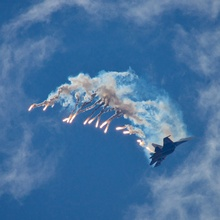
%> input picture SIFT/SIFT1/images/sky.jpg, 220 x 220 px, shrunk from 500 x 500 before the run
$ octave main.m   (GNU Octave 9; MATLAB toolbox functions it lacks are replaced by stand-ins)
%> lines starting %> are read from the running program, lines starting %| are printed output that depends on the picture
### SIFT/SIFT1/SIFT.m
function Descriptors = SIFT(inputImage, Octaves, Scales, Sigma)
    Sigmas = sigmas(Octaves,Scales,Sigma); %获取不同的sigma值
    ContrastThreshhold = 7.68;
    rCurvature = 10;
    G = cell(1,Octaves);     % 存储高斯金字塔
    D = cell(1,Octaves);     % 高斯差分
    GO = cell(1,Octaves);  % 梯度方向
    GM = cell(1,Octaves);  % 梯度大小
    P = [];
    Descriptors = {};        % 关键点
    % 高斯金字塔
    for o = 1:Octaves
        % 层
        [row,col] = size(inputImage);
        temp = zeros(row,col,Scales);
        for s=1:Scales
            % 组
            temp(:,:,s) = imgaussfilt(inputImage,Sigmas(o,s));
        end
        G(o) = {temp};
        inputImage = inputImage(2:2:end,2:2:end);
    end
    % DOG金字塔
    for o=1:Octaves
        images = cell2mat(G(o));
        [row,col,Scales] = size(images);
        temp = zeros([row,col,Scales-1]);
        for s=1:Scales-1
            temp(:,:,s) = images(:,:,s+1) - images(:,:,s);
        end
        D(o) = {temp}; % DOG
    end
    % 获取不同尺度下的梯度信息
    % 此步骤最好在关键点检测之后进行，避免冗余计算
    for o = 1:Octaves
        images = cell2mat(G(o));
        [row,col,Scales] = size(images);
        tempO = zeros([row,col,Scales]); %记录方向信息
        tempM = zeros([row,col,Scales]); %记录梯度的大小
        for s = 1:Scales
            [tempM(:,:,s),tempO(:,:,s)] = imgradient(images(:,:,s)); % 计算梯度方向和梯度大小
        end
        GO(o) = {tempO};
        GM(o) = {tempM};
    end
   %% ------------------------------提取极值点-------------------------------
    for o=1:Octaves
        images = cell2mat(D(o));
        GradientOrientations = cell2mat(GO(o));
        GradientMagnitudes = cell2mat(GM(o));
        [row,col,Scales] = size(images);
        for s=2:Scales-1
            weights = gaussianKernel(Sigmas(o,s)); % 产生一个高斯核模板
            radius = (length(weights)-1)/2; %模板半径(正方形)
            for y=14:col-12
                for x=14:row-12
                    sub = images(x-1:x+1,y-1:y+1,s-1:s+1); % 获取上下两层子图像3*3大小
                    % 中间点与周围26个点比较
                    if sub(2,2,2) > max([sub(1:13),sub(15:end)]) || sub(2,2,2) < min([sub(1:13),sub(15:end)])
                        if abs(sub(2,2,2)) < ContrastThreshhold
                            % 极值点较弱，舍弃
                            continue
                        else
                            % 剔除不稳定的边缘响应点
                            Dxx = sub(1,2,2)+sub(3,2,2)-2*sub(2,2,2); % 海森矩阵
                            Dyy = sub(2,1,2)+sub(2,3,2)-2*sub(2,2,2);
                            Dxy = sub(1,1,2)+sub(3,3,2)-2*sub(1,3,2)-2*sub(3,1,2);
                            trace = Dxx+Dyy;% 计算迹
                            determinant = Dxx*Dyy-Dxy*Dxy;
                            curvature = trace*trace/determinant;
                            if curvature > (rCurvature+1)^2/rCurvature
                                continue % 保留部分稳定的边缘点
                            end
                        end
                        % 直方图统计邻域内像素的梯度和方向
                        a=0;b=0;c=0;d=0;
                        if x-1-radius < 0
                            a = -(x-1-radius);
                        end
                        if y-1-radius < 0
                            b = -(y-1-radius);
                        end
                        if row-x-radius < 0
                            c = -(row-x-radius);
                        end
                        if col-y-radius < 0
                            d = -(col-y-radius);
                        end
                        tempMagnitude = GradientMagnitudes(x-radius+a:x+radius-c,y-radius+b:y+radius-d,s).*weights(1+a:end-c,1+b:end-d); %计算极值点附近的梯度大小
                        tempOrientation = GradientOrientations(x-radius+a:x+radius-c,y-radius+b:y+radius-d,s);
                        [wRows, wCols] = size(tempMagnitude);
                        % 直方图统计(36个方向)
                        gHist = zeros(1,36);
                        for i = 1:wRows
                            for j = 1:wCols
                                temp = tempOrientation(i,j);
                                if temp < 0
                                    temp = 360 + temp;
                                end
                                % 以方向大小划分36个bin，并统计不同bin的梯度大小
                                bin = floor(temp/10)+1;
                                gHist(bin) = gHist(bin) + tempMagnitude(i,j);
                            end
                        end
                        % 获取关键点的坐标信息
                        % TODO: 关键点的精确定位
                        % 获取最大值方向为关键点的方向
                        orientationThreshold = max(gHist(:))*4/5; % 主方向的80%
                        tempP = [];
                        for i=1:length(gHist)
                            if gHist(i) > orientationThreshold
                                % 离散的梯度方向直方图进行插值拟合处理，来求得更精确的方向角度值
                                if i-1 <= 0
                                    X = 0:2;
                                    Y = gHist([36,1,2]);
                                elseif i+1 > 36
                                    X = 35:37;
                                    Y = gHist([35,36,1]);
                                else
                                    X = i-1:i+1;
                                    Y = gHist(i-1:i+1);
                                end
                                % 方向插值
                                dir = interpolateExterma([X(1),Y(1)],[X(2),Y(2)],[X(3),Y(3)])*10;
                                mag = gHist(i);
                                % 去重复
                                if ismember(dir,tempP(5:6:end)) == false
                                    tempP = [tempP,x,y,o,s,dir,mag];
                                end
                            end
                        end
                        P = [P,tempP];
                    end
                end
            end
        end
    end
   %% -------------------------------提取特征---------------------------------
    weights = gaussianKernel(Sigmas(o,s),13);
    weights = weights(1:end-1,1:end-1); % 26*26
    for i = 1:6:length(P)
        x = P(i);
        y = P(i+1);
        oct = P(i+2); % 组
        scl = P(i+3);  % 层
        dir = P(i+4);  % 方向
        mag = P(i+5); % 大小
        directions = cell2mat(GO(oct));    % 当前组的梯度方向
        directions = directions(x-13:x+12,y-13:y+12,scl); % 当前像素点周围点梯度方向
        magnitudes = cell2mat(GM(oct)); % 当前组的梯度大小
        magnitudes = magnitudes(x-13:x+12,y-13:y+12,scl).*weights; % 当前像素点周围点梯度大小
        descriptor = [];
        for m = 5:4:20
            for n = 5:4:20
                hist = zeros(1,8);
                for o = 0:3
                    for p = 0:3
                        [newx,newy] = rotateCoordinates(m+o,n+p,13,13,-dir);
                        % 创建8个bin的直方图
                        hist(categorizeDirection8(directions(newx,newy))) = magnitudes(newx,newy);
                    end
                end
                descriptor = [descriptor, hist];
            end
        end
        descriptor = descriptor ./ norm(descriptor,2);
        for j =1:128
            if descriptor(j) > 0.2
                descriptor(j) = 0.2;
            end
        end
        descriptor = descriptor ./ norm(descriptor,2);
        % 创建一个关键点对象
        kp = KeyPoint;
        kp.Coordinates = [x*2^(oct-1),y*2^(oct-1)];
        kp.Magnitude = mag;
        kp.Direction = dir;
        kp.Descriptor = descriptor;
        kp.Octave = oct;
        kp.Scale = scl;
        Descriptors(end+1) = {kp};
    end
end

%% -----------计算不同的sigma值-------------
function matrix = sigmas(octave,scale,sigma)
    % octave缩放不同尺度的个数，
    matrix = zeros(octave,scale); % octave层scare组所对应的sigma
    k = sqrt(2);
    for i=1:octave
        for j=1:scale
            matrix(i,j) = i*k^(j-1)*sigma;
        end
    end
end

%% 根据sigma大小，产生一个高斯核(模板)
% [17 lines left out: function gaussianKernel, not called in this run]

%% 拟合出抛物线，获取精确的极值
% [6 lines left out: function interpolateExterma, not called in this run]

%% 将方向归一化到8个方向
% [19 lines left out: function categorizeDirection8, not called in this run]

%% 旋转坐标系
% [10 lines left out: function rotateCoordinates, not called in this run]

### SIFT/SIFT1/main.m
clear;
clc;
image = imread('images/sky.jpg');
%> image is the input picture: size 220x220x3 uint8; mean R, G, B 71.4, 114.9, 159
image = rgb2gray(image);
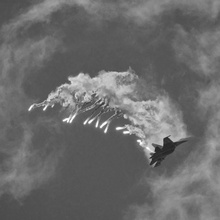
%> image: size 220x220 uint8; min 31, max 253, mean 106.9
image = double(image);
%> image: size 220x220 double
keyPoints = SIFT(image,3,5,1.3);
%> the loop in SIFT, `for o = 1:Octaves` made 3 passes
%> pass 1, in SIFT, `inputImage = inputImage(2:2:end,2:2:end);`:
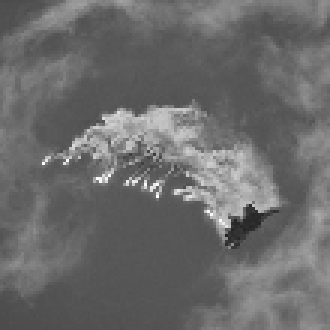
%> inputImage: size 110x110 double (shown 3 times larger); min 35, max 253, mean 106.9
%> pass 2, in SIFT, `inputImage = inputImage(2:2:end,2:2:end);`:
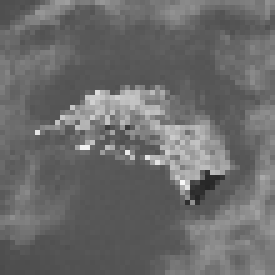
%> inputImage: size 55x55 double (shown 5 times larger); min 38, max 248, mean 107
%> pass 3, in SIFT, `inputImage = inputImage(2:2:end,2:2:end);`:
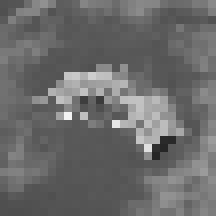
%> inputImage: size 27x27 double (shown 8 times larger); min 38, max 243, mean 107
%> after the loop in SIFT, `for o = 1:Octaves`: G = 3 items
%> the loop in SIFT, `for o=1:Octaves` made 3 passes
%> (row, col) on passes 1 to 3: (220, 220), (110, 110), (55, 55)
%> after the loop in SIFT, `for o=1:Octaves`:
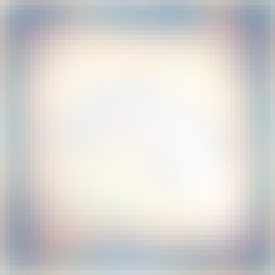
%> temp: size 55x55x4 double (shown 5 times larger); mean R, G, B, A -4.55, -6.16, -8.35, -11.36; transparent parts drawn white
%> the loop in SIFT, `for o = 1:Octaves` made 1 pass
%> (row, col, Scales) on pass 1: (220, 220, 5)
%> the run ends on the next line
